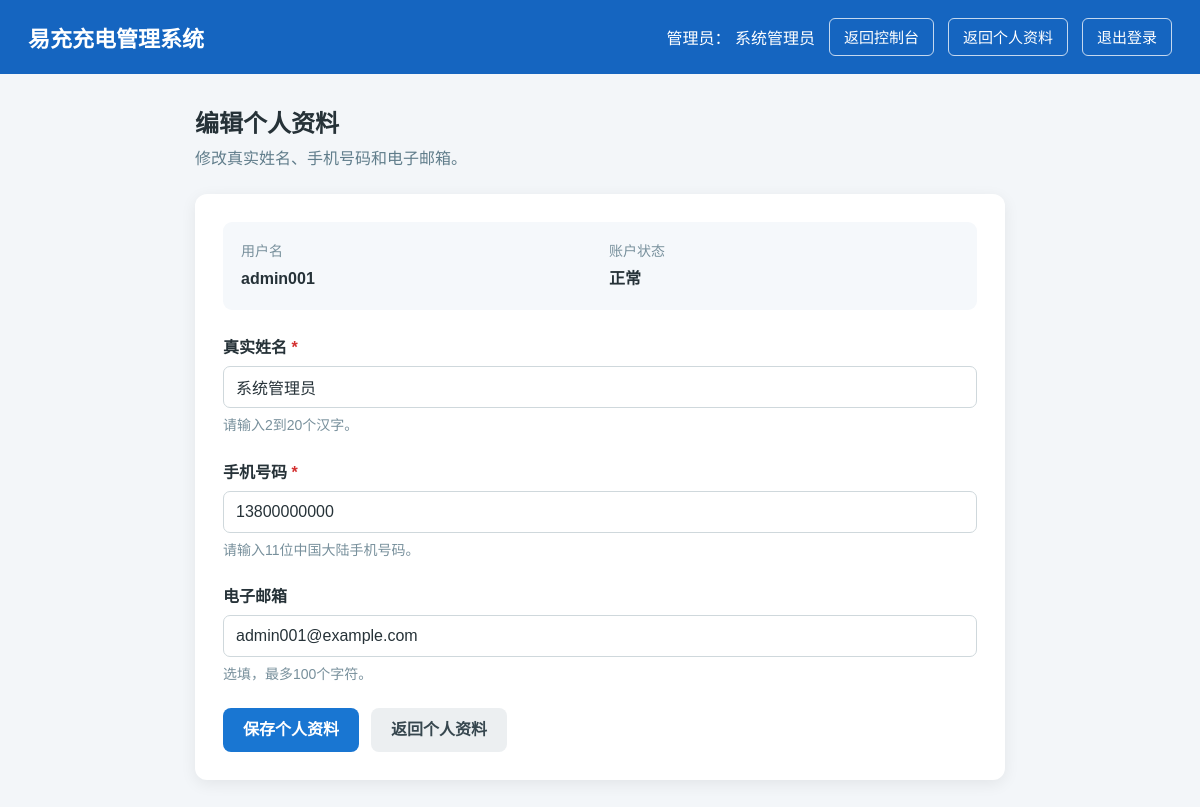
The page /public/account/edit_profile.php (signed in) on the database its author committed.
### tables this page shows
CREATE TABLE users (
    user_id INT UNSIGNED NOT NULL AUTO_INCREMENT COMMENT '用户主键编号',
    username VARCHAR(30) NOT NULL COMMENT '登录用户名，仅允许3到30位英文字母和数字',
    password_hash VARCHAR(255) NOT NULL COMMENT '密码哈希值，不保存明文密码',
    real_name VARCHAR(20) NOT NULL COMMENT '用户真实姓名，应用层限制为2到20个汉字',
    mobile CHAR(11) NOT NULL COMMENT '中国大陆11位手机号码',
    email VARCHAR(100) NULL COMMENT '电子邮箱，可选填写',
    role VARCHAR(20) NOT NULL DEFAULT 'user' COMMENT '用户角色：admin管理员，user普通用户',
    status VARCHAR(20) NOT NULL DEFAULT 'active' COMMENT '账户状态：active正常，disabled已停用',
    last_login_at DATETIME NULL COMMENT '最近一次成功登录时间',
    created_at DATETIME NOT NULL DEFAULT CURRENT_TIMESTAMP COMMENT '账户创建时间',
    updated_at DATETIME NOT NULL DEFAULT CURRENT_TIMESTAMP ON UPDATE CURRENT_TIMESTAMP COMMENT '账户最后更新时间',
    PRIMARY KEY (user_id),
    UNIQUE KEY uk_users_username (username),
    UNIQUE KEY uk_users_mobile (mobile),
    UNIQUE KEY uk_users_email (email),
    KEY idx_users_role (role),
    KEY idx_users_status (status),
    KEY idx_users_created_at (created_at),
    CONSTRAINT chk_users_username_format CHECK (username REGEXP '^[A-Za-z0-9]{3,30}$'),
    CONSTRAINT chk_users_real_name_length CHECK (CHAR_LENGTH(real_name) BETWEEN 2 AND 20),
    CONSTRAINT chk_users_mobile_format CHECK (mobile REGEXP '^1[3-9][0-9]{9}$'),
    CONSTRAINT chk_users_email_format CHECK (
        email IS NULL
        OR email REGEXP '^[A-Za-z0-9._%+-]+@[A-Za-z0-9.-]+\\.[A-Za-z]{2,}$'
    ),
    CONSTRAINT chk_users_role CHECK (role IN ('admin', 'user')),
    CONSTRAINT chk_users_status CHECK (status IN ('active', 'disabled'))
);

### bootstrap.php (called while the page is built, shortened)
<?php
spl_autoload_register(
    function(string $className): void {
        $namespacePrefix = 'App\\';
        $baseDirectory = __DIR__ . '/app/';
        $relativeClassName = substr($className, strlen($namespacePrefix));
        $relativeFilePath = str_replace(
            '\\',
            DIRECTORY_SEPARATOR,
            $relativeClassName
        );
        $filePath = $baseDirectory . $relativeFilePath . '.php';
    }
);

### app/Core/AuthGuard.php (called while the page is built, shortened)
<?php
class AuthGuard
{
    private Session $session;
    private UserRepository $userRepository;
    public function __construct(Session $session, UserRepository $userRepository)
    {
        $this->session = $session;
        $this->userRepository = $userRepository;
    }
    public function requireLogin(string $loginPath = '../login.php'): User
    {
        $this->session->start();
        $userId = $this->session->getUserId();
        $user = $this->userRepository->findById($userId);
        $this->session->refreshAuthenticatedSession();
        return $user;
    }
}

### app/Core/Session.php (called while the page is built, shortened)
<?php
class Session
{
    public function isLoggedIn(): bool
    {
        return isset($_SESSION[self::USER_ID_KEY]);
    }
    public function isAuthenticatedSessionExpired(): bool
    {
        $createdAt = (int)($_SESSION[self::CREATED_AT_KEY] ?? 0);
        $lastActivityAt = (int)($_SESSION[self::LAST_ACTIVITY_KEY] ?? 0);
        $now = time();
        $idleExpired = $now - $lastActivityAt > self::IDLE_TIMEOUT_SECONDS;
        $absoluteExpired = $now - $createdAt > self::ABSOLUTE_TIMEOUT_SECONDS;
        return $idleExpired || $absoluteExpired;
    }
    public function refreshAuthenticatedSession(): void
    {
        $now = time();
        $lastRegeneratedAt = (int)($_SESSION[self::LAST_REGENERATED_KEY] ?? 0);
    }
    public function getUserId(): ?int
    {
        return (int)$_SESSION[self::USER_ID_KEY];
    }
    public function matchesCredentialFingerprint(User $user): bool
    {
        $storedFingerprint = $_SESSION[self::CREDENTIAL_FINGERPRINT_KEY] ?? null;
        $currentFingerprint = $this->buildCredentialFingerprint(
            $user->getPasswordHash()
        );
        return hash_equals($storedFingerprint, $currentFingerprint);
    }
    private function buildCredentialFingerprint(string $passwordHash): string
    {
        return hash('sha256', $passwordHash);
    }
    private function isHttpsRequest(): bool
    {
        $httpsValue = strtolower((string)($_SERVER['HTTPS'] ?? ''));
        $serverPort = (int)($_SERVER['SERVER_PORT'] ?? 0);
        return ($httpsValue !== '' && $httpsValue !== 'off') || $serverPort === 443;
    }
}

### app/Repositories/UserRepository.php (called while the page is built, shortened)
<?php
class UserRepository
{
    private mysqli $connection;
    public function __construct(mysqli $connection)
    {
        $this->connection = $connection;
    }
    public function findById(int $userId): ?User
    {
        $sql = '
            SELECT
                user_id,
                username,
                password_hash,
                real_name,
                mobile,
                email,
                role,
                status,
                last_login_at,
                created_at,
                updated_at
            FROM users
            WHERE user_id = ?
            LIMIT 1
        ';
        $statement = $this->connection->prepare($sql);
        $statement->bind_param('i', $userId);
        if(!$statement->execute()){
            $statement->close();
            throw new RuntimeException(
                '根据用户编号查询用户失败。'
            );
        }
        $result = $statement->get_result();
        $userData = $result->fetch_assoc();
        return $this->mapToUser($userData);
    }
    private function mapToUser(array $userData): User
    {
        return new User(
            (int) $userData['user_id'],
            $userData['username'],
            $userData['password_hash'],
            $userData['real_name'],
            $userData['mobile'],
            $userData['email'],
            $userData['role'],
            $userData['status'],
            $userData['last_login_at'],
            $userData['created_at'],
            $userData['updated_at']
        );
    }
}

### app/Models/User.php (called while the page is built, shortened)
<?php
class User
{
    private ?int $userId;
    private string $username;
    private string $passwordHash;
    private string $realName;
    private string $mobile;
    private ?string $email;
    private string $role;
    private string $status;
    public function __construct(
        ?int $userId,
        string $username,
        string $passwordHash,
        string $realName,
        string $mobile,
        ?string $email,
        string $role,
        string $status,
        ?string $lastLoginAt,
        string $createdAt,
        string $updatedAt
    )
    {
        $this->userId = $userId;
        $this->username = $username;
        $this->passwordHash = $passwordHash;
        $this->realName = $realName;
        $this->mobile = $mobile;
        $this->email = $email;
        $this->role = $role;
        $this->status = $status;
    }
    public function getUserId(): ?int
    {
        return $this->userId;
    }
    public function getUsername(): string
    {
        return $this->username;
    }
    public function getPasswordHash(): string
    {
        return $this->passwordHash;
    }
    public function getRealName(): string
    {
        return $this->realName;
    }
    public function getMobile(): string
    {
        return $this->mobile;
    }
    public function getEmail(): ?string
    {
        return $this->email;
    }
    public function isAdmin(): bool
    {
        return $this->role === 'admin';
    }
    public function isActive(): bool
    {
        return $this->status === 'active';
    }
    public function getStatusLabel(): string
    {
        return match ($this->status) {
            'active' => '正常',
            'disabled' => '已停用',
            default => '未知状态',
        };
    }
}

### app/Core/View.php (called while the page is built, shortened)
<?php
final class View
{
    public static function escape(string|int|float|null $value): string
    {
        return htmlspecialchars((string)$value, ENT_QUOTES, 'UTF-8');
    }
    public static function firstError(array $errors, string $field): ?string
    {
        $error = $errors[$field][0] ?? null;
        return $error === null ? null : (string)$error;
    }
    public static function hasError(array $errors, string $field): bool
    {
        return self::firstError($errors, $field) !== null;
    }
}

### public/account/edit_profile.php (the view, shortened to what this page needs)
<?php
require_once dirname(__DIR__, 2) . '/bootstrap.php';
$connection = $database->getConnection();
$userRepository = new UserRepository($connection);
$session = new Session();
$authGuard = new AuthGuard($session, $userRepository);
$currentUser = $authGuard->requireLogin(
    '../login.php'
);
$currentUserId = $currentUser->getUserId();
$user = $userRepository->findById($currentUserId);
$dashboardPath = $user->isAdmin()
    ? '../admin/dashboard.php'
    : '../user/dashboard.php';
$dashboardLabel = $user->isAdmin()
    ? '返回控制台'
    : '返回用户中心';
$topbarTheme = $user->isAdmin() ? 'admin' : 'user';
$topbarIdentityLabel = $user->isAdmin() ? '管理员' : '用户';
$topbarDisplayName = $user->getRealName();
$topbarLinks = [
    [
        'label' => $dashboardLabel,
        'href' => $dashboardPath,
    ],
    [
        'label' => '返回个人资料',
        'href' => 'profile.php',
    ],
    [
        'label' => '退出登录',
        'method' => 'post',
        'href' => '../logout.php',
    ],
];
$errors = [];
$oldData = [
    'real_name' => $user->getRealName(),
    'mobile' => $user->getMobile(),
    'email' => $user->getEmail() ?? '',
];
?>
<!DOCTYPE html>
<html lang="zh-CN">
<head>
    <link rel="stylesheet" href="../assets/css/common.css">
    <link rel="stylesheet" href="../assets/css/forms.css">
</head>
<body>
    <?php require dirname(__DIR__, 2) . '/views/partials/topbar.php'; ?>
    <main class="page">
        <section class="page-header">
            <h2 class="page-title">编辑个人资料</h2>
            <p class="page-description">
                修改真实姓名、手机号码和电子邮箱。
            </p>
        </section>
        <section class="form-card">
            <div class="readonly-grid">
                <div>
                    <div class="readonly-label">用户名</div>
                    <p class="readonly-value">
                        <?= View::escape($user->getUsername()) ?>
                    </p>
                </div>
                <div>
                    <div class="readonly-label">账户状态</div>
                    <p class="readonly-value">
                        <?= View::escape($user->getStatusLabel()) ?>
                    </p>
                </div>
            </div>
            <form method="post" action="">
                <div class="form-group">
                    <label class="form-label" for="real_name">
                        真实姓名
                        <span class="required-mark">*</span>
                    </label>
                    <input
                        class="form-control <?= View::hasError(
                            $errors,
                            'real_name'
                        ) ? 'input-error' : '' ?>"
                        type="text"
                        id="real_name"
                        name="real_name"
                        value="<?= View::escape($oldData['real_name']) ?>"
                        minlength="2"
                        maxlength="20"
                        required
                    >
                    <p class="field-help">
                        请输入2到20个汉字。
                    </p>
                </div>
                <div class="form-group">
                    <label class="form-label" for="mobile">
                        手机号码
                        <span class="required-mark">*</span>
                    </label>
                    <input
                        class="form-control <?= View::hasError(
                            $errors,
                            'mobile'
                        ) ? 'input-error' : '' ?>"
                        type="tel"
                        id="mobile"
                        name="mobile"
                        value="<?= View::escape($oldData['mobile']) ?>"
                        maxlength="11"
                        inputmode="numeric"
                        pattern="1[3-9][0-9]{9}"
                        required
                    >
                    <p class="field-help">
                        请输入11位中国大陆手机号码。
                    </p>
                </div>
                <div class="form-group">
                    <label class="form-label" for="email">
                        电子邮箱
                    </label>
                    <input
                        class="form-control <?= View::hasError(
                            $errors,
                            'email'
                        ) ? 'input-error' : '' ?>"
                        type="email"
                        id="email"
                        name="email"
                        value="<?= View::escape($oldData['email']) ?>"
                        maxlength="100"
                        placeholder="选填，例如：user@example.com"
                    >
                    <p class="field-help">
                        选填，最多100个字符。
                    </p>
                </div>
                <div class="form-actions">
                    <button class="primary-button" type="submit">
                        保存个人资料
                    </button>
                    <a class="secondary-button" href="profile.php">
                        返回个人资料
                    </a>
                </div>
            </form>
        </section>
    </main>
</body>
</html>

### views/partials/topbar.php (shortened to what this page needs)
<?php
$topbarSystemName = isset($topbarSystemName) ? (string)$topbarSystemName : '易充充电管理系统';
$topbarIdentityLabel = isset($topbarIdentityLabel) ? (string)$topbarIdentityLabel : '';
$topbarDisplayName = isset($topbarDisplayName) ? (string)$topbarDisplayName : '';
$topbarLinks = isset($topbarLinks) && is_array($topbarLinks) ? $topbarLinks : [];
$topbarTheme = isset($topbarTheme) ? (string)$topbarTheme : 'admin';
$topbarThemeClass = $topbarTheme === 'user' ? 'topbar-user' : 'topbar-admin';
?>
<header class="topbar <?= View::escape($topbarThemeClass) ?>">
    <h1 class="system-name"><?= View::escape($topbarSystemName) ?></h1>
    <div class="topbar-actions">
        <?php if($topbarIdentityLabel !== '' || $topbarDisplayName !== ''): ?>
            <span>
                <?= View::escape($topbarIdentityLabel) ?>：
                <?= View::escape($topbarDisplayName) ?>
            </span>
        <?php endif; ?>
        <?php foreach($topbarLinks as $topbarLink): ?>
            <?php
            $linkLabel = (string)($topbarLink['label'] ?? '');
            $linkHref = (string)($topbarLink['href'] ?? '');
            $linkMethod = strtolower((string)($topbarLink['method'] ?? 'get'));
            ?>
            <?php if($linkMethod === 'post'): ?>
                <form class="topbar-form" method="post" action="<?= View::escape($linkHref) ?>">
                    <button class="topbar-link topbar-button" type="submit">
                        <?= View::escape($linkLabel) ?>
                    </button>
                </form>
            <?php else: ?>
                <a class="topbar-link" href="<?= View::escape($linkHref) ?>">
                    <?= View::escape($linkLabel) ?>
                </a>
            <?php endif; ?>
        <?php endforeach; ?>
    </div>
</header>

### rows shown on the page
users: role "管理员", real_name "系统管理员", username "admin001", status "正常", mobile "13800000000", email "admin001@example.com"

### other values the page prints
View::escape($topbarSystemName) "易充充电管理系统"
View::escape($linkLabel) "返回控制台"
View::escape($linkLabel) "返回个人资料"
View::escape($linkLabel) "退出登录"
